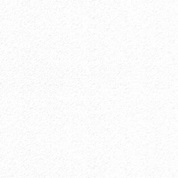
#> input picture data/whiteboard.png, 178 x 178 px
$ python drawing.py
#> lines starting #> are read from the running program, lines starting #| are printed output that depends on the picture
import os
import cv2

img = cv2.imread(os.path.join('.', 'data', 'whiteboard.png'))
#> img is the input picture: shape (178, 178, 3); min 239, max 255, mean 251.2

print(img.shape)
#| (178, 178, 3)

#lines
cv2.line(img, (100, 150), (300, 450), (0, 255, 0), 3)

#rectangle
cv2.rectangle(img, (30, 45), (70, 80), (0, 0, 255), -1)

#circle
cv2.circle(img, (70, 95), 15, (255,0,0), -1)

#text
cv2.putText(img, 'Hey', (110, 130), cv2.FONT_HERSHEY_SIMPLEX, 3, (0,0,0), 3)
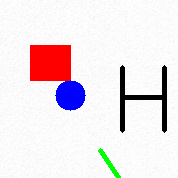
#> img: shape (178, 178, 3); mean B, G, R 231.7, 227.3, 237.8

cv2.imshow('img', img)
cv2.waitKey(0)
cv2.destroyAllWindows()
